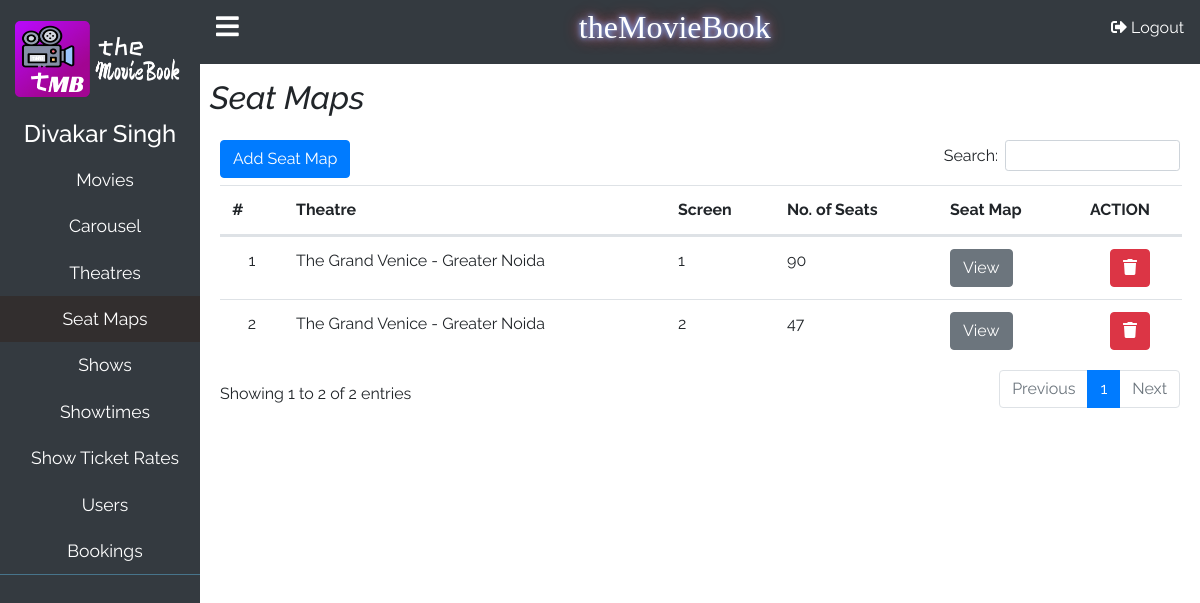
The page /admin/theatre_seat_categories.php (signed in) on the database its author committed.
### tables this page shows
CREATE TABLE `tbl_theatre_seat_categories` (
  `seat_category_id` int(10) NOT NULL,
  `theatre_id` int(10) NOT NULL,
  `category_name` varchar(200) NOT NULL,
  `num_of_rows` varchar(200) NOT NULL,
  `num_of_columns` varchar(200) NOT NULL,
  `num_of_seats` varchar(200) NOT NULL,
  `screen` varchar(200) NOT NULL
);

CREATE TABLE `tbl_theatres` (
  `theatre_id` int(10) NOT NULL,
  `theatre_name` varchar(100) NOT NULL,
  `city` varchar(50) NOT NULL,
  `address` varchar(500) NOT NULL,
  `telephone` int(10) NOT NULL,
  `website` varchar(100) NOT NULL,
  `image` longtext NOT NULL,
  `status` int(11) NOT NULL,
  `screens` int(10) NOT NULL,
  `avg_ratings` float NOT NULL,
  `total_ratings` float NOT NULL,
  `num_of_ratings` int(11) NOT NULL,
  `user_ip_addresses` longtext NOT NULL
);

### admin/functions.php (called while the page is built, shortened)
<?php
function get_admin_name($db,$id){
	$sql = "SELECT * FROM `tbl_admins` WHERE `admin_id` = '$id'";
	$result = mysqli_query($db,$sql);
	if(mysqli_num_rows($result)>0){
		while($row = mysqli_fetch_assoc($result)){
			$first_name = $row['first_name'];
			$last_name = $row['last_name'];
		}
		return $first_name.' '.$last_name;
	}
}
?>

### admin/theatre_seat_categories.php (the view, shortened to what this page needs)
<?php
include_once ('db_config.php');
include('functions.php');
?>
<!DOCTYPE html>
<html lang="en">
<head>
  <link href="css/bootstrap.min.css" rel="stylesheet">
    <link rel="stylesheet" href="https://use.fontawesome.com/releases/v5.8.1/css/all.css">
  <link href="css/style.css" rel="stylesheet">
  <link href="css/addons/datatables.bootstrap4.min.css" rel="stylesheet">
</head>
<body >
<div class="wrapper" style="width: 100vw;height: 100vh;">
    <nav id="sidebar">
        <ul class="list-unstyled components">
            <li class="main-text">
                <img src="./images/logo.png" width="180px" alt="">
            </li>
            <li class="admin_name">
                <h4><?php echo get_admin_name($db,$_SESSION['admin_id']); ?></h4>
            </li>
            <li>
                <a href="movies.php">
                    <span>Movies</span>
                </a>
            </li>
            <li>
                <a href="carousel.php">
                    <span>Carousel</span>
                </a>
            </li>
            <li>
                <a href="theatres.php">
                    <span>Theatres</span>
                </a>
            </li>
            <li  class="active">
                <a href="theatre_seat_categories.php">
                    <span>Seat Maps</span>
                </a>
            </li>
            <li>
                <a href="shows.php">
                    <span>Shows</span>
                </a>
            </li>
            <li>
                <a href="showtimes.php">
                    <span>Showtimes</span>
                </a>
            </li>
            <li>
                <a href="show_ticket_rates.php">
                    <span>Show Ticket Rates</span>
                </a>
            </li>
                <li>
                    <a href="users.php">
                        <span>Users</span>
                    </a>
                </li>
            <li>
                <a href="bookings.php">
                    <span>Bookings</span>
                </a>
            </li>
        </ul>
    </nav>
    <div id="content">
        <nav class="navbar bg-dark">
            <span class="bars" id="sidebarCollapse"><i class="fas fa-bars"></i>
            </span>
            <h4>theMovieBook</h4>
            <a href="admin.logout.php" class="signout">
                <i class="fas fa-sign-out-alt"></i>
                <span>Logout</span>
            </a>
        </nav>
        <div class="content-wrapper">
            <div class="content-header">
                <h2 class="font-italic">Seat Maps</h2>
            </div>
            <div class="content-body">
                <button class="btn btn-primary addSeatMap" data-toggle="modal" data-target="#addSeatMapModal" style="position: absolute;z-index: 9999;">Add Seat Map</button>
                <table id="seat_category_table" class="table" style="margin-top:10px;">
                    <thead>
                        <tr>
                            <th>#</th>
                            <th>Theatre</th>
                            <th>Screen</th>
                            <th>No. of Seats</th>
                            <th>Seat Map</th>
                            <th>ACTION</th>
                        </tr>
                    </thead>
                    <tbody>
                        <?php
                            $sql = "SELECT * FROM tbl_theatre_seat_categories ";
                            $result = mysqli_query($db,$sql);
                            $i = 0;
                            while($row= mysqli_fetch_assoc($result)){
                                $theatreID = $row['theatre_id'];
                                $sql_theatre = "SELECT * FROM tbl_theatres WHERE theatre_id = '$theatreID'";
                                $result_theatre = $db->query($sql_theatre);
                                $row_theatre = $result_theatre->fetch_assoc();
                                $seats = json_decode($row['num_of_seats']);
                                $sumSeats =  array_sum($seats);
                                $i++;
                                echo "<tr>";
                                    echo "<td id='row_num_column'>{$i}</td>";
                                    echo "<td>{$row_theatre['theatre_name']} - {$row_theatre['city']}</td>";
                                    echo "<td>{$row['screen']}</td>";
                                    echo "<td id='seat_column'>{$sumSeats}</td>";
                                    echo "<td id='seat_map_column'><button id='view_btn' class='btn btn-secondary' value='{$row['seat_category_id']}' >View</button></td>";
                                    echo "<td id='action_column'><button class='delete_button btn btn-danger' seatCategoryID='{$row['seat_category_id']}'><i class='fa fa-trash'></i></button></td>";
                                echo "</tr>";
                            }
                        ?>
                    </tbody>
                </table>
            </div>
        </div>
    </div>
</div>
</body>
</html>

### admin/css/style.css (style rules this page uses)
body { margin: 0; padding: 0; box-sizing: border-box; font-family: 'Raleway'; }
.wrapper { display: flex; width: 100%; height: 100%; align-items: stretch; }
#sidebar { min-width: 200px; max-width: 200px; background-color: #343a40; transition: all 0.3s ease; }
#sidebar ul.components { border-bottom: 1px solid #47748b; }
#sidebar ul li a { padding: 10px; font-size: 1.1rem; display: block; padding-left: 20px; text-align: center; }
a { text-decoration: none; color: #000; }
.main-text { font-size: 24px; color: #fff; display: flex; justify-content: center; align-items: center; height: 15vh; }
#sidebar ul li a { color: #fff; }
#sidebar ul li.active > a, a[aria-expanded="true"] { background-color: #322e2e; }
.navbar { height: 8vh; }
.bars { color: #fff; cursor: pointer; font-size: 26px; margin-bottom: 10px; }
.navbar h4 { font-family: 'neon'; font-size: 2rem; margin-bottom: 10px; color: #fff; text-shadow: 0 0 5px #7bacff, 0 0 10px #7bacff, 0 0 15px #fd1c03; }
.navbar a { color: #fff; margin-bottom: 10px; }
.admin_name { color: #fff; text-align: center; }
#content { min-width: 80%; width: 100%; min-height: 100vh; transition: all 0.3s ease; }
.content-wrapper { width: 100%; height: 92vh; padding: 10px; font-family: 'Raleway'; }
.content-header { height: 7vh; display: flex; justify-content: space-between; align-items: center; }
.content-body { background: #fff; border-radius: 10px; padding: 10px; }
#row_num_column { text-align: center; width: 40px; }
#action_column { text-align: center; width: 80px; }

### rows shown on the page
tbl_theatre_seat_categories: theatre.theatre_name "The Grand Venice", theatre.city "Greater Noida", screen "1", num_of_seats "90", $row['seat_category_id'] 8 (drawn)
tbl_theatre_seat_categories: theatre.theatre_name "The Grand Venice", theatre.city "Greater Noida", screen "2", num_of_seats "47", $row['seat_category_id'] 9 (drawn)

### other values the page prints
get_admin_name($db,$_SESSION['admin_id']) "Divakar Singh"
